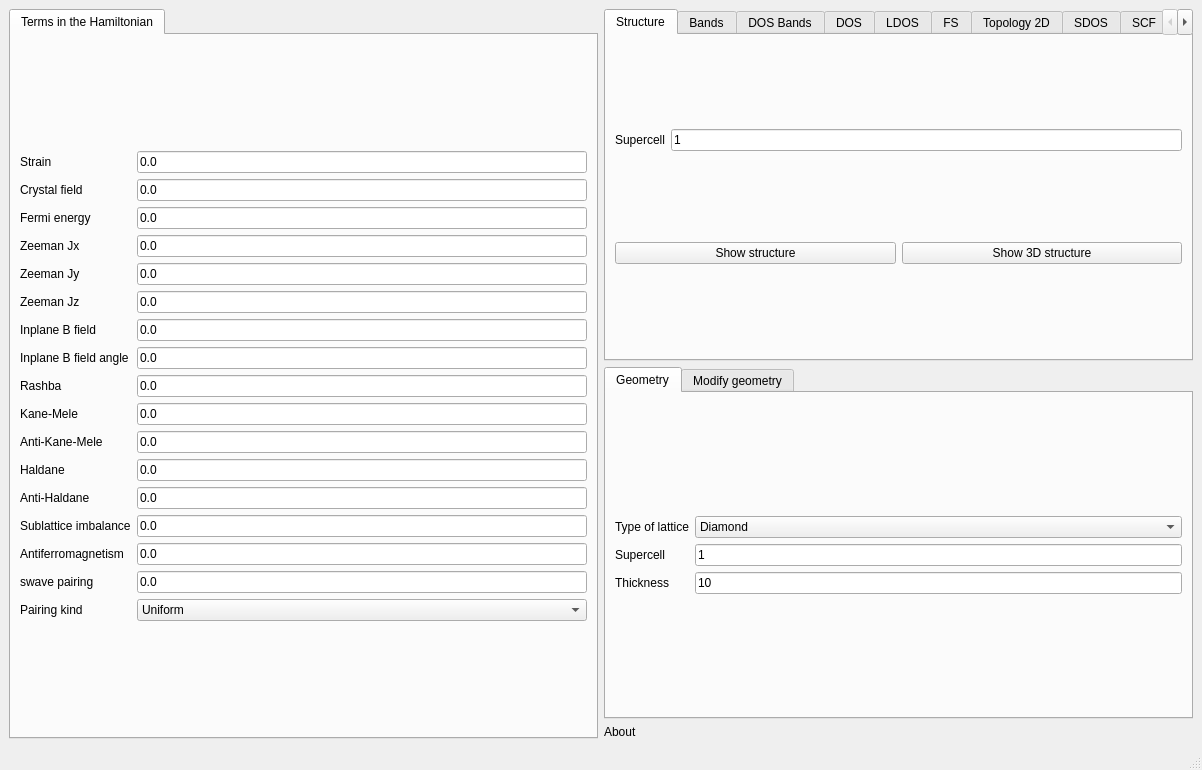
<?xml version="1.0" encoding="UTF-8"?>
<ui version="4.0">
 <class>MainWindow</class>
 <widget class="QMainWindow" name="MainWindow">
  <property name="geometry">
   <rect>
    <x>0</x>
    <y>0</y>
    <width>1202</width>
    <height>770</height>
   </rect>
  </property>
  <property name="windowTitle">
   <string>2D films</string>
  </property>
  <widget class="QWidget" name="centralwidget">
   <layout class="QGridLayout" name="gridLayout_13">
    <item row="1" column="1">
     <widget class="QTabWidget" name="tabWidget">
      <property name="currentIndex">
       <number>0</number>
      </property>
      <property name="documentMode">
       <bool>false</bool>
      </property>
      <property name="tabsClosable">
       <bool>false</bool>
      </property>
      <property name="movable">
       <bool>false</bool>
      </property>
      <widget class="QWidget" name="tab_2">
       <attribute name="title">
        <string>Geometry</string>
       </attribute>
       <layout class="QGridLayout" name="gridLayout_26">
        <item row="0" column="0">
         <layout class="QGridLayout" name="gridLayout_4">
          <item row="1" column="1">
           <widget class="QLineEdit" name="nsuper">
            <property name="text">
             <string>1</string>
            </property>
           </widget>
          </item>
          <item row="1" column="0">
           <widget class="QLabel" name="label_6">
            <property name="text">
             <string>Supercell</string>
            </property>
           </widget>
          </item>
          <item row="0" column="0">
           <widget class="QLabel" name="label_8">
            <property name="text">
             <string>Type of lattice</string>
            </property>
           </widget>
          </item>
          <item row="0" column="1">
           <widget class="QComboBox" name="lattice">
            <item>
             <property name="text">
              <string>Diamond</string>
             </property>
            </item>
            <item>
             <property name="text">
              <string>Cubic</string>
             </property>
            </item>
            <item>
             <property name="text">
              <string>Pyrochlore</string>
             </property>
            </item>
            <item>
             <property name="text">
              <string>Hyperhoneycomb</string>
             </property>
            </item>
           </widget>
          </item>
          <item row="2" column="1">
           <widget class="QLineEdit" name="thickness">
            <property name="text">
             <string>10</string>
            </property>
           </widget>
          </item>
          <item row="2" column="0">
           <widget class="QLabel" name="label_43">
            <property name="text">
             <string>Thickness</string>
            </property>
           </widget>
          </item>
         </layout>
        </item>
       </layout>
      </widget>
      <widget class="QWidget" name="tab_14">
       <attribute name="title">
        <string>Modify geometry</string>
       </attribute>
       <layout class="QVBoxLayout" name="verticalLayout">
        <item>
         <layout class="QGridLayout" name="gridLayout_27">
          <item row="0" column="0">
           <widget class="QCheckBox" name="remove_single_bonded">
            <property name="toolTip">
             <string>Remove atoms that have a single bond in the structure</string>
            </property>
            <property name="text">
             <string>Remove single bonds</string>
            </property>
            <property name="checked">
             <bool>true</bool>
            </property>
           </widget>
          </item>
          <item row="1" column="0">
           <widget class="QCheckBox" name="remove_selected">
            <property name="text">
             <string>Remove selected atoms</string>
            </property>
           </widget>
          </item>
          <item row="2" column="0">
           <widget class="QPushButton" name="select_atoms_removal">
            <property name="text">
             <string>Select atoms to remove</string>
            </property>
           </widget>
          </item>
         </layout>
        </item>
       </layout>
      </widget>
     </widget>
    </item>
    <item row="2" column="1">
     <widget class="QLabel" name="label_46">
      <property name="toolTip">
       <string>This module allows to compute heterostructures consisting of two different films. You have to specify the parameters of the two films</string>
      </property>
      <property name="text">
       <string>About</string>
      </property>
     </widget>
    </item>
    <item row="0" column="0" rowspan="3">
     <widget class="QTabWidget" name="tabWidget_2">
      <property name="currentIndex">
       <number>0</number>
      </property>
      <widget class="QWidget" name="tab_3">
       <attribute name="title">
        <string>Terms in the Hamiltonian</string>
       </attribute>
       <layout class="QGridLayout" name="gridLayout_14">
        <item row="0" column="0">
         <layout class="QGridLayout" name="gridLayout">
          <item row="15" column="0">
           <widget class="QLabel" name="label_26">
            <property name="text">
             <string>swave pairing</string>
            </property>
           </widget>
          </item>
          <item row="9" column="0">
           <widget class="QLabel" name="label_11">
            <property name="text">
             <string>Kane-Mele</string>
            </property>
           </widget>
          </item>
          <item row="11" column="1">
           <widget class="QLineEdit" name="haldane">
            <property name="text">
             <string>0.0</string>
            </property>
           </widget>
          </item>
          <item row="0" column="0">
           <widget class="QLabel" name="label_44">
            <property name="text">
             <string>Strain</string>
            </property>
           </widget>
          </item>
          <item row="3" column="0">
           <widget class="QLabel" name="label_3">
            <property name="text">
             <string>Zeeman Jx</string>
            </property>
           </widget>
          </item>
          <item row="14" column="0">
           <widget class="QLabel" name="label_13">
            <property name="text">
             <string>Antiferromagnetism</string>
            </property>
           </widget>
          </item>
          <item row="8" column="0">
           <widget class="QLabel" name="label_10">
            <property name="text">
             <string>Rashba</string>
            </property>
           </widget>
          </item>
          <item row="15" column="1">
           <widget class="QLineEdit" name="swave">
            <property name="text">
             <string>0.0</string>
            </property>
           </widget>
          </item>
          <item row="14" column="1">
           <widget class="QLineEdit" name="mAF">
            <property name="text">
             <string>0.0</string>
            </property>
           </widget>
          </item>
          <item row="9" column="1">
           <widget class="QLineEdit" name="kanemele">
            <property name="text">
             <string>0.0</string>
            </property>
           </widget>
          </item>
          <item row="5" column="0">
           <widget class="QLabel" name="label_5">
            <property name="text">
             <string>Zeeman Jz</string>
            </property>
           </widget>
          </item>
          <item row="4" column="1">
           <widget class="QLineEdit" name="By">
            <property name="text">
             <string>0.0</string>
            </property>
           </widget>
          </item>
          <item row="0" column="1">
           <widget class="QLineEdit" name="strain">
            <property name="text">
             <string>0.0</string>
            </property>
           </widget>
          </item>
          <item row="13" column="0">
           <widget class="QLabel" name="label_12">
            <property name="text">
             <string>Sublattice imbalance</string>
            </property>
           </widget>
          </item>
          <item row="4" column="0">
           <widget class="QLabel" name="label_4">
            <property name="text">
             <string>Zeeman Jy</string>
            </property>
           </widget>
          </item>
          <item row="2" column="1">
           <widget class="QLineEdit" name="fermi">
            <property name="enabled">
             <bool>true</bool>
            </property>
            <property name="text">
             <string>0.0</string>
            </property>
           </widget>
          </item>
          <item row="2" column="0">
           <widget class="QLabel" name="label">
            <property name="text">
             <string>Fermi energy</string>
            </property>
           </widget>
          </item>
          <item row="10" column="0">
           <widget class="QLabel" name="label_36">
            <property name="text">
             <string>Anti-Kane-Mele</string>
            </property>
           </widget>
          </item>
          <item row="13" column="1">
           <widget class="QLineEdit" name="mAB">
            <property name="text">
             <string>0.0</string>
            </property>
           </widget>
          </item>
          <item row="10" column="1">
           <widget class="QLineEdit" name="antikanemele">
            <property name="text">
             <string>0.0</string>
            </property>
           </widget>
          </item>
          <item row="11" column="0">
           <widget class="QLabel" name="label_24">
            <property name="text">
             <string>Haldane</string>
            </property>
           </widget>
          </item>
          <item row="8" column="1">
           <widget class="QLineEdit" name="rashba">
            <property name="text">
             <string>0.0</string>
            </property>
           </widget>
          </item>
          <item row="3" column="1">
           <widget class="QLineEdit" name="Bx">
            <property name="text">
             <string>0.0</string>
            </property>
           </widget>
          </item>
          <item row="12" column="1">
           <widget class="QLineEdit" name="antihaldane">
            <property name="text">
             <string>0.0</string>
            </property>
           </widget>
          </item>
          <item row="5" column="1">
           <widget class="QLineEdit" name="Bz">
            <property name="text">
             <string>0.0</string>
            </property>
           </widget>
          </item>
          <item row="12" column="0">
           <widget class="QLabel" name="label_25">
            <property name="text">
             <string>Anti-Haldane</string>
            </property>
           </widget>
          </item>
          <item row="16" column="1">
           <widget class="QComboBox" name="pairing_type">
            <item>
             <property name="text">
              <string>Uniform</string>
             </property>
            </item>
            <item>
             <property name="text">
              <string>One sublattice</string>
             </property>
            </item>
            <item>
             <property name="text">
              <string>sigma_z</string>
             </property>
            </item>
            <item>
             <property name="text">
              <string>Haldane</string>
             </property>
            </item>
            <item>
             <property name="text">
              <string>AntiHaldane</string>
             </property>
            </item>
           </widget>
          </item>
          <item row="16" column="0">
           <widget class="QLabel" name="label_53">
            <property name="text">
             <string>Pairing kind</string>
            </property>
           </widget>
          </item>
          <item row="6" column="0">
           <widget class="QLabel" name="label_37">
            <property name="text">
             <string>Inplane B field</string>
            </property>
           </widget>
          </item>
          <item row="6" column="1">
           <widget class="QLineEdit" name="inplaneb">
            <property name="toolTip">
             <string>Inplane magnetic field</string>
            </property>
            <property name="text">
             <string>0.0</string>
            </property>
           </widget>
          </item>
          <item row="7" column="1">
           <widget class="QLineEdit" name="inplaneb_phi">
            <property name="toolTip">
             <string>Angle of the inplane magnetic field</string>
            </property>
            <property name="text">
             <string>0.0</string>
            </property>
           </widget>
          </item>
          <item row="7" column="0">
           <widget class="QLabel" name="label_38">
            <property name="text">
             <string>Inplane B field angle</string>
            </property>
           </widget>
          </item>
          <item row="1" column="0">
           <widget class="QLabel" name="label_16">
            <property name="text">
             <string>Crystal field</string>
            </property>
           </widget>
          </item>
          <item row="1" column="1">
           <widget class="QLineEdit" name="crystalfield">
            <property name="text">
             <string>0.0</string>
            </property>
           </widget>
          </item>
         </layout>
        </item>
       </layout>
      </widget>
     </widget>
    </item>
    <item row="0" column="1">
     <widget class="QTabWidget" name="tabWidget_3">
      <property name="currentIndex">
       <number>0</number>
      </property>
      <widget class="QWidget" name="tab_4">
       <attribute name="title">
        <string>Structure</string>
       </attribute>
       <layout class="QGridLayout" name="gridLayout_15">
        <item row="1" column="0">
         <widget class="QPushButton" name="show_structure">
          <property name="text">
           <string>Show structure</string>
          </property>
         </widget>
        </item>
        <item row="1" column="1">
         <widget class="QPushButton" name="show_structure_3d">
          <property name="text">
           <string>Show 3D structure</string>
          </property>
         </widget>
        </item>
        <item row="0" column="0" colspan="2">
         <layout class="QGridLayout" name="gridLayout_3">
          <item row="0" column="0">
           <widget class="QLabel" name="label_7">
            <property name="text">
             <string>Supercell</string>
            </property>
           </widget>
          </item>
          <item row="0" column="1">
           <widget class="QLineEdit" name="nsuper_struct">
            <property name="text">
             <string>1</string>
            </property>
           </widget>
          </item>
         </layout>
        </item>
       </layout>
      </widget>
      <widget class="QWidget" name="tab_5">
       <attribute name="title">
        <string>Bands</string>
       </attribute>
       <layout class="QGridLayout" name="gridLayout_16">
        <item row="0" column="0">
         <widget class="QPushButton" name="show_bands">
          <property name="text">
           <string>Band structure</string>
          </property>
         </widget>
        </item>
        <item row="1" column="0">
         <layout class="QGridLayout" name="gridLayout_2">
          <item row="1" column="1">
           <widget class="QLineEdit" name="nk_bands">
            <property name="text">
             <string>100</string>
            </property>
           </widget>
          </item>
          <item row="0" column="0">
           <widget class="QLabel" name="label_15">
            <property name="text">
             <string>Operator</string>
            </property>
           </widget>
          </item>
          <item row="0" column="1">
           <widget class="QComboBox" name="bands_color">
            <property name="currentIndex">
             <number>0</number>
            </property>
            <item>
             <property name="text">
              <string>None</string>
             </property>
            </item>
            <item>
             <property name="text">
              <string>z-position</string>
             </property>
            </item>
            <item>
             <property name="text">
              <string>Sx</string>
             </property>
            </item>
            <item>
             <property name="text">
              <string>Sy</string>
             </property>
            </item>
            <item>
             <property name="text">
              <string>Sz</string>
             </property>
            </item>
            <item>
             <property name="text">
              <string>Valley</string>
             </property>
            </item>
            <item>
             <property name="text">
              <string>IPR</string>
             </property>
            </item>
           </widget>
          </item>
          <item row="1" column="0">
           <widget class="QLabel" name="label_9">
            <property name="text">
             <string># kpoints</string>
            </property>
           </widget>
          </item>
         </layout>
        </item>
       </layout>
      </widget>
      <widget class="QWidget" name="tab_9">
       <attribute name="title">
        <string>DOS Bands</string>
       </attribute>
       <layout class="QGridLayout" name="gridLayout_17">
        <item row="0" column="0">
         <layout class="QGridLayout" name="gridLayout_11">
          <item row="0" column="1">
           <widget class="QLineEdit" name="delta_kbands">
            <property name="text">
             <string>0.01</string>
            </property>
           </widget>
          </item>
          <item row="0" column="0">
           <widget class="QLabel" name="label_27">
            <property name="text">
             <string>Smearing</string>
            </property>
           </widget>
          </item>
          <item row="1" column="1">
           <widget class="QLineEdit" name="ne_kbands">
            <property name="text">
             <string>400</string>
            </property>
           </widget>
          </item>
          <item row="1" column="0">
           <widget class="QLabel" name="label_28">
            <property name="text">
             <string># of energies</string>
            </property>
           </widget>
          </item>
          <item row="2" column="0">
           <widget class="QLabel" name="label_29">
            <property name="text">
             <string>Energy window</string>
            </property>
           </widget>
          </item>
          <item row="2" column="1">
           <widget class="QLineEdit" name="window_kbands">
            <property name="text">
             <string>3.0</string>
            </property>
           </widget>
          </item>
          <item row="3" column="0">
           <widget class="QLabel" name="label_30">
            <property name="text">
             <string>KPM scale</string>
            </property>
           </widget>
          </item>
          <item row="3" column="1">
           <widget class="QLineEdit" name="scale_kbands">
            <property name="text">
             <string>10.0</string>
            </property>
           </widget>
          </item>
          <item row="4" column="0">
           <widget class="QLabel" name="label_31">
            <property name="text">
             <string># vectors</string>
            </property>
           </widget>
          </item>
          <item row="4" column="1">
           <widget class="QLineEdit" name="nv_kbands">
            <property name="text">
             <string>10</string>
            </property>
           </widget>
          </item>
         </layout>
        </item>
        <item row="1" column="0">
         <widget class="QPushButton" name="show_dosbands">
          <property name="toolTip">
           <string>This is equivalent to band structure calculation, but it can be applied for very large systems</string>
          </property>
          <property name="text">
           <string>Show DOS Bands</string>
          </property>
         </widget>
        </item>
       </layout>
      </widget>
      <widget class="QWidget" name="tab_6">
       <attribute name="title">
        <string>DOS</string>
       </attribute>
       <layout class="QGridLayout" name="gridLayout_5">
        <item row="0" column="0">
         <layout class="QGridLayout" name="gridLayout_36">
          <item row="0" column="0">
           <widget class="QLabel" name="label_50">
            <property name="text">
             <string># of kpoints</string>
            </property>
           </widget>
          </item>
          <item row="1" column="0">
           <widget class="QLabel" name="label_51">
            <property name="text">
             <string>Energy window</string>
            </property>
           </widget>
          </item>
          <item row="1" column="1">
           <widget class="QLineEdit" name="dos_ewindow">
            <property name="text">
             <string>3.0</string>
            </property>
           </widget>
          </item>
          <item row="2" column="1">
           <widget class="QLineEdit" name="dos_delta">
            <property name="text">
             <string>0.01</string>
            </property>
           </widget>
          </item>
          <item row="2" column="0">
           <widget class="QLabel" name="label_48">
            <property name="text">
             <string>Smearing</string>
            </property>
           </widget>
          </item>
          <item row="0" column="1">
           <widget class="QLineEdit" name="dos_nk">
            <property name="text">
             <string>100</string>
            </property>
           </widget>
          </item>
         </layout>
        </item>
        <item row="1" column="0">
         <widget class="QPushButton" name="show_dos">
          <property name="text">
           <string>Density of states</string>
          </property>
         </widget>
        </item>
       </layout>
      </widget>
      <widget class="QWidget" name="tab_7">
       <attribute name="title">
        <string>LDOS</string>
       </attribute>
       <layout class="QGridLayout" name="gridLayout_19">
        <item row="0" column="0">
         <layout class="QGridLayout" name="gridLayout_6">
          <item row="2" column="1">
           <widget class="QLineEdit" name="nk_ldos">
            <property name="text">
             <string>20</string>
            </property>
           </widget>
          </item>
          <item row="3" column="1">
           <widget class="QLineEdit" name="delta_ldos">
            <property name="text">
             <string>0.01</string>
            </property>
           </widget>
          </item>
          <item row="2" column="0">
           <widget class="QLabel" name="label_17">
            <property name="text">
             <string># of kpoints</string>
            </property>
           </widget>
          </item>
          <item row="3" column="0">
           <widget class="QLabel" name="label_18">
            <property name="text">
             <string>Smearing</string>
            </property>
           </widget>
          </item>
          <item row="0" column="0">
           <widget class="QLabel" name="label_2">
            <property name="text">
             <string>Energy window</string>
            </property>
           </widget>
          </item>
          <item row="0" column="1">
           <widget class="QLineEdit" name="window_ldos">
            <property name="text">
             <string>0.5</string>
            </property>
           </widget>
          </item>
          <item row="1" column="0">
           <widget class="QLabel" name="label_35">
            <property name="text">
             <string># of energies</string>
            </property>
           </widget>
          </item>
          <item row="1" column="1">
           <widget class="QLineEdit" name="ne_ldos">
            <property name="text">
             <string>300</string>
            </property>
           </widget>
          </item>
         </layout>
        </item>
        <item row="1" column="0">
         <widget class="QPushButton" name="show_ldos">
          <property name="text">
           <string>Show LDOS</string>
          </property>
         </widget>
        </item>
       </layout>
      </widget>
      <widget class="QWidget" name="tab_15">
       <attribute name="title">
        <string>FS</string>
       </attribute>
       <layout class="QGridLayout" name="gridLayout_29">
        <item row="0" column="0">
         <layout class="QGridLayout" name="gridLayout_28">
          <item row="0" column="1">
           <widget class="QLineEdit" name="fs_ewindow">
            <property name="text">
             <string>2.0</string>
            </property>
           </widget>
          </item>
          <item row="1" column="1">
           <widget class="QLineEdit" name="fs_delta">
            <property name="text">
             <string>0.05</string>
            </property>
           </widget>
          </item>
          <item row="2" column="1">
           <widget class="QLineEdit" name="fs_nk">
            <property name="text">
             <string>30</string>
            </property>
           </widget>
          </item>
          <item row="0" column="0">
           <widget class="QLabel" name="label_42">
            <property name="text">
             <string>Energy window</string>
            </property>
           </widget>
          </item>
          <item row="1" column="0">
           <widget class="QLabel" name="label_49">
            <property name="text">
             <string>Smearing</string>
            </property>
           </widget>
          </item>
          <item row="2" column="0">
           <widget class="QLabel" name="label_52">
            <property name="text">
             <string>Number of kpoints</string>
            </property>
           </widget>
          </item>
          <item row="3" column="0" colspan="2">
           <widget class="QPushButton" name="show_fermi_surface">
            <property name="text">
             <string>Show Fermi surface</string>
            </property>
           </widget>
          </item>
         </layout>
        </item>
       </layout>
      </widget>
      <widget class="QWidget" name="tab_10">
       <attribute name="title">
        <string>Topology 2D</string>
       </attribute>
       <layout class="QGridLayout" name="gridLayout_18">
        <item row="0" column="0">
         <layout class="QGridLayout" name="gridLayout_8">
          <item row="0" column="1">
           <widget class="QLineEdit" name="topology_nk">
            <property name="text">
             <string>400</string>
            </property>
           </widget>
          </item>
          <item row="0" column="0">
           <widget class="QLabel" name="label_19">
            <property name="text">
             <string># kpoints</string>
            </property>
           </widget>
          </item>
          <item row="1" column="0">
           <widget class="QLabel" name="label_39">
            <property name="text">
             <string>Operator</string>
            </property>
           </widget>
          </item>
          <item row="1" column="1">
           <widget class="QComboBox" name="topology_operator">
            <item>
             <property name="text">
              <string>None</string>
             </property>
            </item>
            <item>
             <property name="text">
              <string>Sz</string>
             </property>
            </item>
            <item>
             <property name="text">
              <string>Valley</string>
             </property>
            </item>
           </widget>
          </item>
         </layout>
        </item>
        <item row="0" column="1">
         <layout class="QGridLayout" name="gridLayout_7">
          <item row="3" column="0">
           <widget class="QPushButton" name="show_chern">
            <property name="enabled">
             <bool>true</bool>
            </property>
            <property name="text">
             <string>Chern number</string>
            </property>
           </widget>
          </item>
          <item row="2" column="0">
           <widget class="QPushButton" name="show_z2">
            <property name="text">
             <string>Z2 invariant</string>
            </property>
           </widget>
          </item>
          <item row="1" column="0">
           <widget class="QPushButton" name="show_berry2d">
            <property name="text">
             <string>2D Berry curvature</string>
            </property>
           </widget>
          </item>
          <item row="0" column="0">
           <widget class="QPushButton" name="show_berry1d">
            <property name="text">
             <string>1D Berry curvature</string>
            </property>
           </widget>
          </item>
         </layout>
        </item>
       </layout>
      </widget>
      <widget class="QWidget" name="tab">
       <attribute name="title">
        <string>SDOS</string>
       </attribute>
       <layout class="QGridLayout" name="gridLayout_21">
        <item row="0" column="0">
         <layout class="QGridLayout" name="gridLayout_9">
          <item row="0" column="1">
           <widget class="QLineEdit" name="ewindow_kdos">
            <property name="text">
             <string>0.5</string>
            </property>
           </widget>
          </item>
          <item row="0" column="0">
           <widget class="QLabel" name="label_20">
            <property name="text">
             <string>Energy window</string>
            </property>
           </widget>
          </item>
          <item row="1" column="1">
           <widget class="QLineEdit" name="mesh_kdos">
            <property name="text">
             <string>100</string>
            </property>
           </widget>
          </item>
          <item row="1" column="0">
           <widget class="QLabel" name="label_21">
            <property name="text">
             <string># of points</string>
            </property>
           </widget>
          </item>
         </layout>
        </item>
        <item row="1" column="0">
         <widget class="QPushButton" name="show_kdos">
          <property name="text">
           <string>Show Surface DOS</string>
          </property>
         </widget>
        </item>
       </layout>
      </widget>
      <widget class="QWidget" name="tab_8">
       <attribute name="title">
        <string>SCF</string>
       </attribute>
       <layout class="QGridLayout" name="gridLayout_22">
        <item row="0" column="0">
         <widget class="QTabWidget" name="tabWidget_4">
          <property name="currentIndex">
           <number>1</number>
          </property>
          <widget class="QWidget" name="tab_12">
           <attribute name="title">
            <string>Basic</string>
           </attribute>
           <layout class="QGridLayout" name="gridLayout_23">
            <item row="0" column="0" colspan="2">
             <layout class="QGridLayout" name="gridLayout_10">
              <item row="0" column="1">
               <widget class="QComboBox" name="scf_initialization">
                <item>
                 <property name="text">
                  <string>antiferro</string>
                 </property>
                </item>
                <item>
                 <property name="text">
                  <string>ferro</string>
                 </property>
                </item>
                <item>
                 <property name="text">
                  <string>random</string>
                 </property>
                </item>
               </widget>
              </item>
              <item row="0" column="0">
               <widget class="QLabel" name="label_22">
                <property name="text">
                 <string>Initialization</string>
                </property>
               </widget>
              </item>
              <item row="1" column="0">
               <widget class="QLabel" name="label_23">
                <property name="text">
                 <string>Hubbard</string>
                </property>
               </widget>
              </item>
              <item row="1" column="1">
               <widget class="QLineEdit" name="hubbard">
                <property name="text">
                 <string>2.0</string>
                </property>
               </widget>
              </item>
              <item row="2" column="0">
               <widget class="QLabel" name="label_34">
                <property name="text">
                 <string>Filling</string>
                </property>
               </widget>
              </item>
              <item row="2" column="1">
               <widget class="QLineEdit" name="filling_scf">
                <property name="text">
                 <string>0.5</string>
                </property>
               </widget>
              </item>
             </layout>
            </item>
            <item row="1" column="0">
             <widget class="QCheckBox" name="do_scf">
              <property name="text">
               <string>Include mean field</string>
              </property>
             </widget>
            </item>
            <item row="1" column="1">
             <widget class="QPushButton" name="solve_scf">
              <property name="text">
               <string>Solve SCF</string>
              </property>
             </widget>
            </item>
           </layout>
          </widget>
          <widget class="QWidget" name="tab_11">
           <attribute name="title">
            <string>Convergence</string>
           </attribute>
           <layout class="QGridLayout" name="gridLayout_24">
            <item row="0" column="0">
             <layout class="QGridLayout" name="gridLayout_12">
              <item row="0" column="0">
               <widget class="QLabel" name="label_32">
                <property name="text">
                 <string>Mixing</string>
                </property>
               </widget>
              </item>
              <item row="1" column="0">
               <widget class="QLabel" name="label_14">
                <property name="text">
                 <string># of kpoints</string>
                </property>
               </widget>
              </item>
              <item row="1" column="1">
               <widget class="QLineEdit" name="nk_scf">
                <property name="text">
                 <string>10</string>
                </property>
               </widget>
              </item>
              <item row="0" column="1">
               <widget class="QLineEdit" name="mix_scf">
                <property name="text">
                 <string>0.9</string>
                </property>
               </widget>
              </item>
              <item row="2" column="0">
               <widget class="QLabel" name="label_33">
                <property name="text">
                 <string>Smearing</string>
                </property>
               </widget>
              </item>
              <item row="2" column="1">
               <widget class="QLineEdit" name="smearing_scf">
                <property name="text">
                 <string>0.01</string>
                </property>
               </widget>
              </item>
             </layout>
            </item>
           </layout>
          </widget>
         </widget>
        </item>
       </layout>
      </widget>
      <widget class="QWidget" name="tab_13">
       <attribute name="title">
        <string>Magnetism</string>
       </attribute>
       <layout class="QGridLayout" name="gridLayout_25">
        <item row="0" column="0">
         <widget class="QPushButton" name="show_magnetism">
          <property name="text">
           <string>Show magnetism</string>
          </property>
         </widget>
        </item>
       </layout>
      </widget>
     </widget>
    </item>
   </layout>
  </widget>
  <widget class="QMenuBar" name="menubar">
   <property name="geometry">
    <rect>
     <x>0</x>
     <y>0</y>
     <width>1202</width>
     <height>20</height>
    </rect>
   </property>
  </widget>
  <widget class="QStatusBar" name="statusbar"/>
 </widget>
 <resources/>
 <connections/>
</ui>
